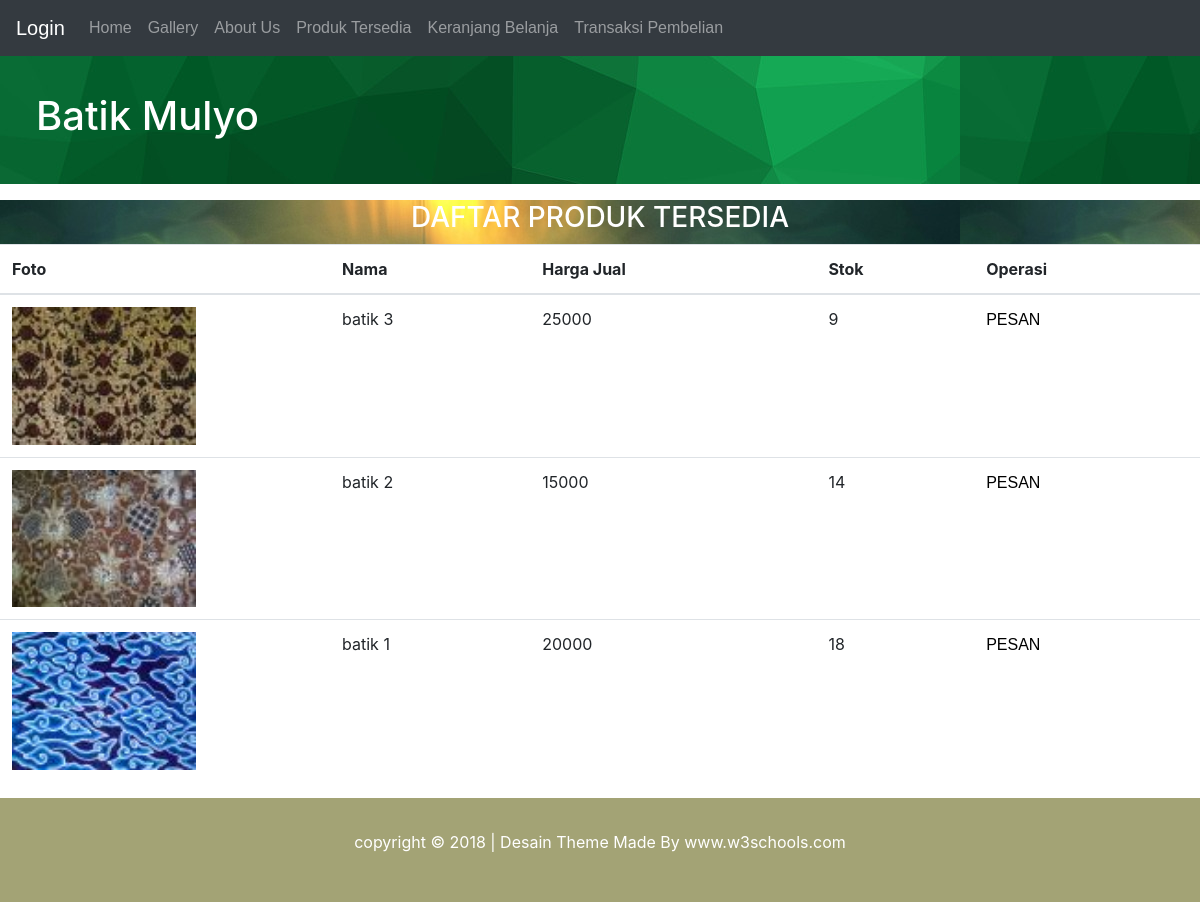
The app's page /produk_tersedia.php with its own data.
### tables this page shows
CREATE TABLE `produk` (
  `id_produk` int(11) NOT NULL,
  `nama` varchar(40) NOT NULL,
  `deskripsi` varchar(150) NOT NULL,
  `harga` int(11) NOT NULL DEFAULT '0',
  `stok` int(11) NOT NULL DEFAULT '0',
  `foto` varchar(70) NOT NULL DEFAULT ''
);

### produk_tersedia.php (the view, shortened to what this page needs)
<?php include_once ('top_template.php'); ?>
<?php
$produk_pilih=0;
include "koneksi.php";
$sql="select * from produk
	  where id_produk not in (".$produk_pilih.")
	  and stok > 0 order by id_produk desc";
$hasil=mysqli_query($kon, $sql);
?>
<div class="halaman">
  <h3>DAFTAR PRODUK TERSEDIA</h3>
</div>
<div class="table-responsive">
<table class="table">
<thead>
	<tr>
		<th>Foto</th>
		<th>Nama</th>
		<th>Harga Jual</th>
		<th>Stok</th>
		<th>Operasi</th>
	</tr>
<thead>
<tbody>
	<?php
		while($row=mysqli_fetch_assoc($hasil)){
			echo "<tr>";
			echo "<td> <a href='pict/{$row['foto']}' />
				 <img src='thumb/t_{$row['foto']}' width='100' />
				 </a></td>";
			echo "<td>".$row['nama']."</td>";
			echo "<td>".$row['harga']."</td>";
			echo "<td>".$row['stok']."</td>";
			echo "<td>";
			echo "<a href='".$_SERVER['PHP_SELF']."?id_produk=".
				 $row['id_produk']."'>PESAN</a>";
			echo "</td></tr>";
		}
	?>
</tbody>
</table>
</div>
<?php include_once ('bottom_template.php'); ?>

### styles/main.css (style rules this page uses)
.halaman { background-image: url("../images/halaman.jpg"); color: #ffffff; padding: 0.1vw; margin-top: 1em; text-align: center; }
img { width: 60%; }
a { color:#000000; font-family: arial; }

### records on screen
produk: foto (picture), nama "batik 3", harga "25000", stok "9"
produk: foto (picture), nama "batik 2", harga "15000", stok "14"
produk: foto (picture), nama "batik 1", harga "20000", stok "18"
